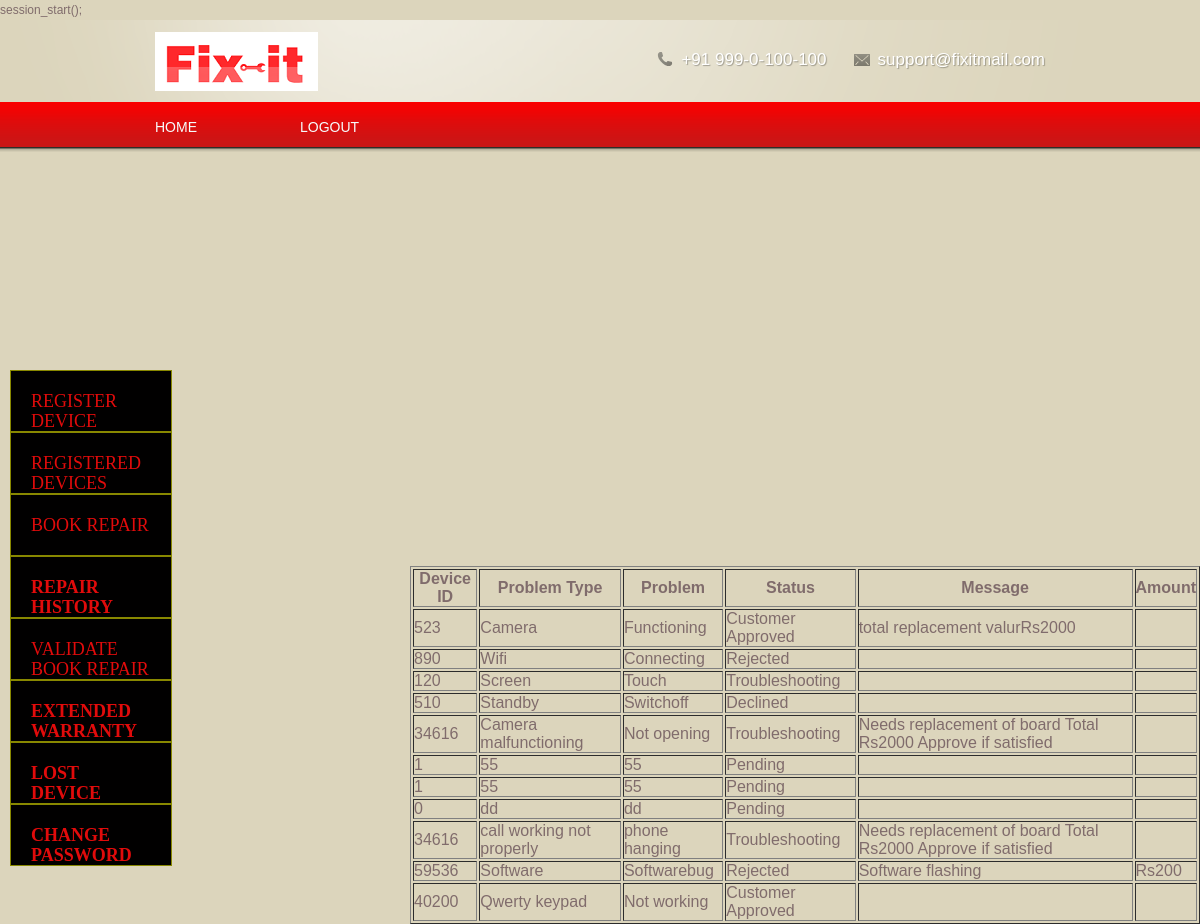
Page /repairhistory.php (signed in) on the committed database.
### tables this page shows
CREATE TABLE IF NOT EXISTS `bookorder` (
  `userid` int(8) NOT NULL,
  `devid` int(8) NOT NULL,
  `problemtype` varchar(32) NOT NULL,
  `problem` varchar(32) NOT NULL,
  `problemdes` varchar(64) NOT NULL,
  `value` int(4) NOT NULL,
  `message` longtext NOT NULL,
  `amount` varchar(8) NOT NULL
);

### repairhistory.php (the view, shortened to what this page needs)
<html>
<head>
   <link rel="stylesheet" type="text/css" href="css/tableone.css" />
 <link rel="stylesheet" type="text/css" href="css/adddevicegateway.css" />
  <link rel="stylesheet" type="text/css" href="css/adddevice.css" />
  </head>
<body>
<?php
include 'headerlogoutuser.php';
?>
  <div class="links">
  <div class="register">
    <a href="adddevice.php"> REGISTER DEVICE </a>
    </div>
<div class="register">
    <a href="registereddevices.php"> REGISTERED DEVICES </a>
    </div>
    <div class="buy">
   <a href="bookrepair.php">BOOK REPAIR</a>
    </div>
    <div class="sell">
    <a href="repairhistory.php"><strong> REPAIR HISTORY </strong></a>
    </div>
 <div class="buy">
   <a href="validaterepair.php">VALIDATE BOOK REPAIR</a>
    </div>
    <div class="addbk">
    <a href="extended.php"><strong> EXTENDED WARRANTY  </strong></a>
    </div>
    <div class="lost">
    <a href="lostdb.php"><strong> LOST DEVICE </strong></a>
    </div>
    <div class="change">
    <a href="changepwd.php"><strong> CHANGE PASSWORD  </strong></a>
    </div>
<?php
$userid=$_SESSION['uid'];
$con=mysql_connect("localhost","root","") or die('Could not connect');
$sql1="SELECT * from bookorder WHERE userid='$userid'";
$result1 = mysql_query( $sql1, $con);
?>
<div class="table">
<?php
echo "<table border='1'>
<tr>
<th>Device ID</th>
<th>Problem Type</th>
<th>Problem</th>
<th>Status</th>
<th>Message</th>
<th>Amount</th>
</tr>";
if (mysql_num_rows($result1) > 0)
{
while($row= mysql_fetch_assoc($result1))
   {    $devid=$row['devid'];
        echo "<tr>";
        echo "<td>" . $row['devid'] . "</td>";
        echo "<td>" . $row['problemtype'] . "</td>";
        echo "<td>" . $row['problem'] . "</td>";
        if($row['value']==0)
        echo "<td>" . "Pending" . "</td>";
        elseif($row['value']==(-1))
        echo "<td>" . "Declined" . "</td>";
        elseif($row['value']==1)
        echo "<td>" . "Admin Approved" . "</td>";
        elseif($row['value']==2)
        echo "<td>" . "Pickup Scheduled" . "</td>";
        elseif($row['value']==3)
        echo "<td>" . "Picked uo" . "</td>";
        elseif($row['value']==4)
        echo "<td>" . "Troubleshooting" . "</td>";
        elseif($row['value']==5)
        echo "<td>" . "Customer Approved" . "</td>";
         elseif($row['value']==6)
        echo "<td>" . "Repairing" . "</td>";
        elseif($row['value']==7)
        echo "<td>" . "Out for delivery" . "</td>";
        elseif($row['value']==8)
        echo "<td>" . "Delivered" . "</td>";
        elseif($row['value']==11)
        echo "<td>" . "Rejected" . "</td>";
        elseif($row['value']==10)
        echo "<td>" . "Waitlist" . "</td>";
        else
        echo "<td>" . "Database error" . "</td>";
        echo "<td>" . $row['message'] . "</td>";
        echo "<td>" . $row['amount'] . "</td>";
        echo "</tr>";
    }
}?>
</div>
</body>
</html>

### css/tableone.css (style rules this page uses)
.table { margin-top: -300px; margin-left: 400px; }

### css/adddevicegateway.css (style rules this page uses)
div.links { margin-top: -450px; margin-left: 10px; }
div.register { padding:20px; font-family:"Adobe Fan Heiti Std"; background-color:rgb(1,0,0);; border: 1px solid #880; color:white; text-decoration:none; height:20px; width:120px; font-size: 18px; }
.buy { padding:20px; font-family:"Adobe Fan Heiti Std"; background-color:rgb(1,0,0);; border: 1px solid #880; color:black; text-decoration:none; height:20px; width:120px; font-size: 18px; }
.sell { padding:20px; font-family:"Adobe Fan Heiti Std"; background-color:rgb(1,0,0);; border: 1px solid #880; color:black; text-decoration:none; height:20px; width:120px; font-size: 18px; }
.addbk { padding:20px; font-family:"Adobe Fan Heiti Std"; background-color:rgb(1,0,0);; border: 1px solid #880; color:black; text-decoration:none; height:20px; width:120px; font-size: 18px; }
.lost { padding:20px; font-family:"Adobe Fan Heiti Std"; background-color:rgb(1,0,0);; border: 1px solid #880; color:black; text-decoration:none; height:20px; width:120px; font-size: 18px; }
.change { padding:20px; font-family:"Adobe Fan Heiti Std"; background-color:rgb(1,0,0);; border: 1px solid #880; color:black; text-decoration:none; height:20px; width:120px; font-size: 18px; }

### css/style.css (style rules this page uses)
* { margin: 0; padding: 0; outline: 0; }
body, html { height: 100%; }
body { font-size: 12px; line-height: 20px; font-family: arial, sans-serif; color: #806c6c; background: #dcd5bc; min-width: 890px; }
a { color: #e10b0b; text-decoration: none; cursor: pointer; }
html, body { height: 100%; }

### rows in the picture
bookorder: devid "523", problemtype "Camera", problem "Functioning", value "Customer Approved", message "total replacement valurRs2000"
bookorder: devid "890", problemtype "Wifi", problem "Connecting", value "Rejected"
bookorder: devid "120", problemtype "Screen", problem "Touch", value "Troubleshooting"
bookorder: devid "510", problemtype "Standby", problem "Switchoff", value "Declined"
bookorder: devid "34616", problemtype "Camera malfunctioning", problem "Not opening", value "Troubleshooting", message "Needs replacement of board Total Rs2000 Approve if satisfied"
bookorder: devid "1", problemtype "55", problem "55", value "Pending"
bookorder: devid "1", problemtype "55", problem "55", value "Pending"
bookorder: devid "0", problemtype "dd", problem "dd", value "Pending"
bookorder: devid "34616", problemtype "call working not properly", problem "phone hanging", value "Troubleshooting", message "Needs replacement of board Total Rs2000 Approve if satisfied"
bookorder: devid "59536", problemtype "Software", problem "Softwarebug", value "Rejected", message "Software flashing", amount "Rs200"
bookorder: devid "40200", problemtype "Qwerty keypad", problem "Not working", value "Customer Approved"
